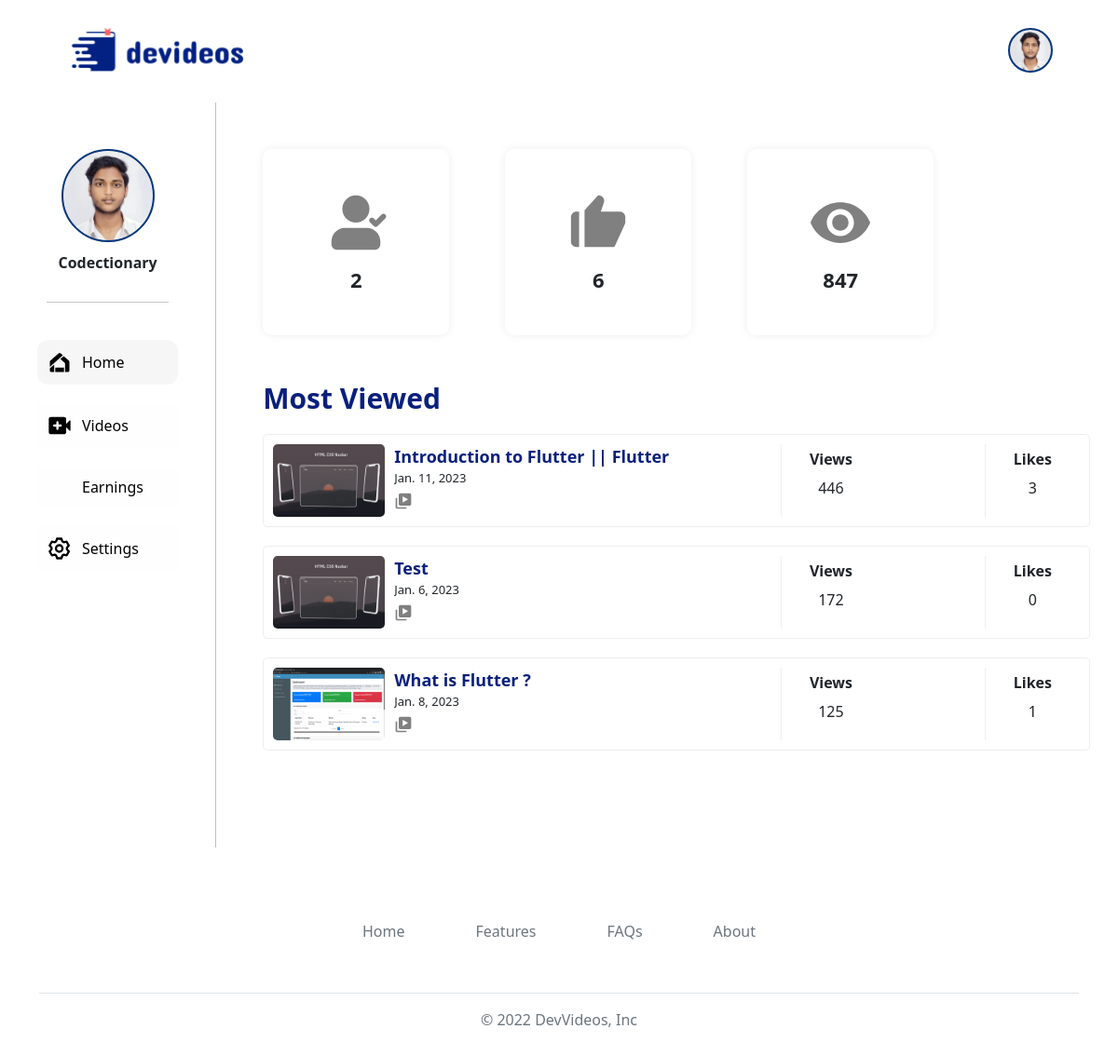
/studio (signed in), run on an earlier commit of the app's database.
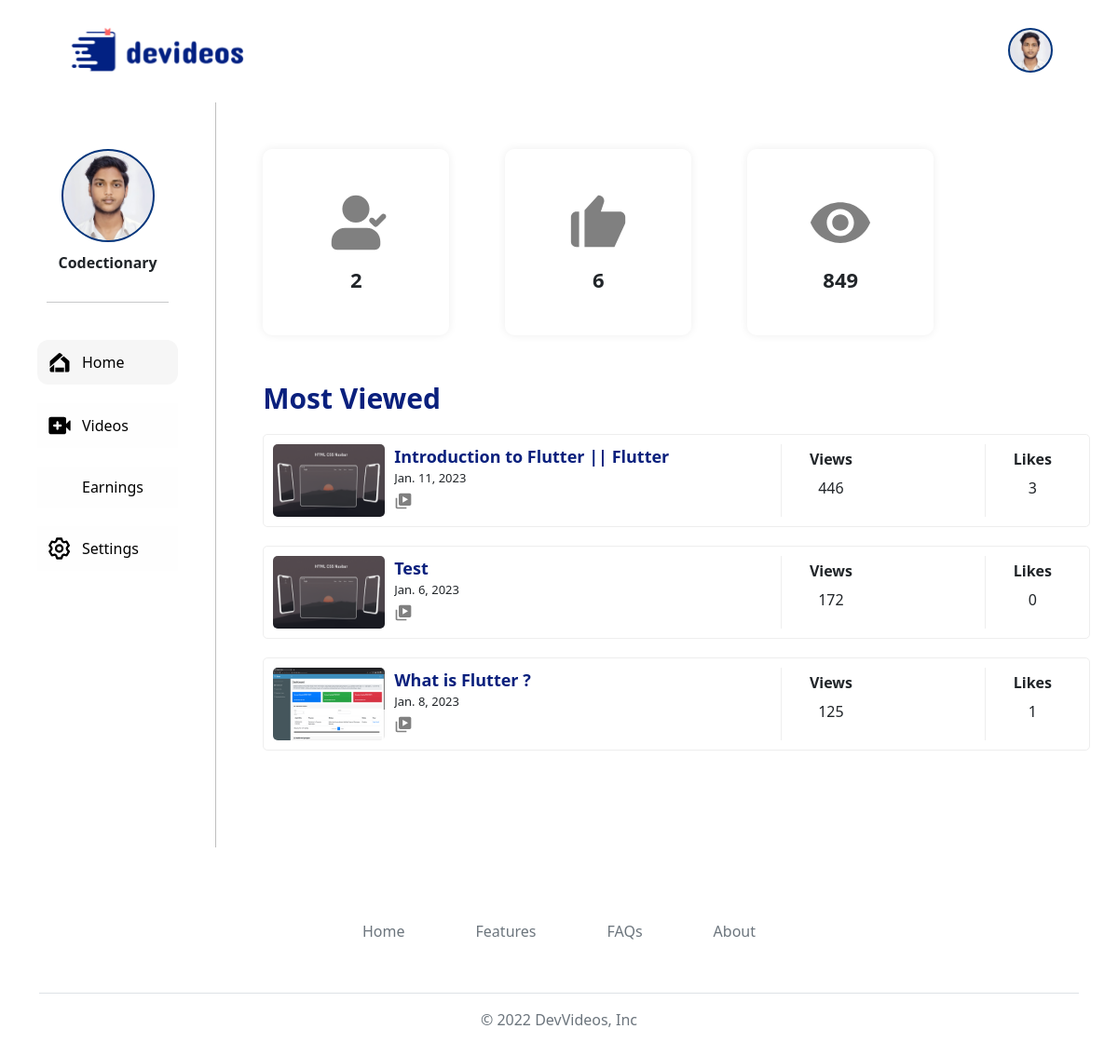
And on a later commit of the database.
### codectionaryapp/models.py (models this page shows, shortened)
class Creator(models.Model):
    email  = models.EmailField(unique=True);
    name  = models.CharField(max_length=100);
    channel_name  = models.CharField(max_length=100,unique=True);
    street_address  = models.CharField(max_length=100);
    country  = models.CharField(max_length=100);
    city  = models.CharField(max_length=100);
    zip_code  = models.IntegerField(default=00);
    date_of_birth  = models.DateField(auto_now=False, auto_now_add=False);
    channel_catagory  = models.CharField(max_length=100);
    channel_banner  = models.ImageField(upload_to='img/');
    channel_logo  = models.ImageField(upload_to='img/');
    about  = models.CharField(max_length=500);
    github  = models.CharField(max_length=500,default='')
    user = models.OneToOneField(User,on_delete= models.CASCADE, default='')
    date_joined = models.DateField(auto_now=True);

### codectionaryapp/views.py (the view)
# urls.py: path('studio', views.studio, name='studio'),
@login_required(login_url='/login')
def studio(request):
    user = Creator.objects.filter(user=request.user)
    if not user:
        return redirect('/updateprofile')
    else:
        content = []
        contents = Content.objects.filter(
            creator=user[0]).all().order_by('id').reverse()
        for con in contents:
            cont = {}
            view = View.objects.filter(content=con)
            like = Like.objects.filter(content=con)
            cont['views'] = len(view)
            cont['like'] = len(like)
            cont['content'] = con
            content.append(cont)
        creators = user
        view = 0
        likes = 0
        channel_owner = creators[0]
        contents = Content.objects.filter(creator=channel_owner).all()
        followers = Follower.objects.filter(follow_to=channel_owner).all()
        for cont in contents:
            li = Like.objects.filter(content= cont).all()
            vi = View.objects.filter(content= cont).all()
            view = view + len(vi)
            likes = likes + len(li)
        context = {'title': 'Creator Studio - Devideos',
                   'creator_profile': user[0], 'contents_uploaded': content, 'views': view, 'likes': likes, 'followers': len(followers)}
        return render(request, 'studio.html', context)

### templates/studio.html (shortened to what this page needs)
{% extends 'studioskeleton.html' %}
{% block home %}dr-selected{% endblock home %}
{% block body %}
<link rel="stylesheet" href="/static/css/videos.css">
<link rel="stylesheet" href="/static/css/studio-home.css">
<div class="show-case-std">
   <div class="followers-card">
        <img src="/static/img/follow.svg" alt="" srcset="">
        <b>{{followers}}</b>
   </div>
   <div class="followers-card">
        <img src="/static/img/like-not.svg" alt="" srcset="">
        <b>{{likes}}</b>
    </div>
    <div class="followers-card">
        <img src="/static/img/views.svg" alt="" srcset="">
        <b>{{views}}</b>
    </div>
</div>
<span class="h1">
    Most Viewed
</span>
    {% for video in contents_uploaded|dictsortreversed:"views"|slice:"3" %}
        <div class="content-tile tile-std">
            <div class="thumbdiv">
                <img src="/media/{{video.content.thumbnail}}">
                <div>
                    <div>
                        <b>{{video.content.title}}</b>
                    </div>
                    <p>{{video.content.date_uploaded}}</p>
                    <div>
                        <a href="/watch?content={{video.content.id}}"><img src="/static/img/videos.svg" class="eidtIcons"></a>
                    </div>
                </div>
            </div>
            <div class="view-sec">
                <b>
                    Views
                </b>
                <p>
                    {{video.views}}
                </p>
            </div>
            <div class="view-sec">
                <b>
                    Likes
                </b>
                <p>
                    {{video.like}}
                </p>
            </div>
        </div>
    {% endfor %}
{% endblock body %}

### templates/studioskeleton.html (shortened to what this page needs)
{% load socialaccount %}
{% load socialaccount %}
{% load static %}
<!DOCTYPE html>
<html>
  <head>
    <link rel="stylesheet" href="static/css/footers.css" />
    <link href="https://cdn.jsdelivr.net/npm/bootstrap@5.1.3/dist/css/bootstrap.min.css" rel="stylesheet">
    <link rel="stylesheet" href="static/css/navbar.css" />
    <link rel="stylesheet" href="/static/css/style.css">
    <link rel="stylesheet" href="/static/css/studio.css">
</head>
  <body>
    <nav class="navbar navbar-light navigation">
      <div class="container-fluid">
        <a href="/"> <img src="static/img/logo.svg" class="logo"></a>
        <div class="nav-footer">
          {% if request.user.is_authenticated %}
          {% if creator_profile %}
          <div class="nav-foot profile-photo" style="background-image:url('/media/{{creator_profile.channel_logo}}')" onclick="options()"></div>
          {% else %}
          <div class="nav-foot profile-photo" style="background-image:url('{{user.socialaccount_set.all.0.get_avatar_url}}')" onclick="options()"></div>
          {% endif %}          {% endif %}
        </div>
      </div>
    </nav>
    <div class="viewpoint">
      <div class="drawer">
        <a href="/profile/{{creator_profile.channel_name}}/"><div class="nav-foot profile-photo dr-photo" style="background-image:url(/media/{{creator_profile.channel_logo}})"></div> </a>
        <b class="dr-name">{{creator_profile.channel_name}}</b>
        <hr class="dr-divider">
        <a href="/studio"><div class="drawer-comp {% block home %}{% endblock home %}"> <img src="/static/img/home.svg" alt="" class="icon-drawer-comp "> <span class="title-drawer-comp">Home</span> </div></a>
        <a href="/videos"><div class="drawer-comp {% block videos %}{% endblock videos %}"> <img src="/static/img/st-videos.svg" alt="" class="icon-drawer-comp"><span class="title-drawer-comp">Videos</span> </div></a>
        <a href="/earning"><div class="drawer-comp {% block earnings %}{% endblock earnings %}"> <img src="/static/img/earning.svg" alt="" class="icon-drawer-comp"><span class="title-drawer-comp">Earnings</span> </div></a>
        <a href="/updateprofile"><div class="drawer-comp {% block settings %}{% endblock settings %}"> <img src="/static/img/setting.svg" alt="" class="icon-drawer-comp"> <span class="title-drawer-comp">Settings</span></div></a>
      </div>
      <div class="body">
        {% block body %}{% endblock body %}
      </div>
    </div>
    <div class="container">
        <footer class="py-3 my-4">
          <ul class="nav justify-content-center border-bottom pb-3 mb-3">
            <li class="nav-item"><a href="#" class="nav-link px-2 text-muted">Home</a></li>
            <li class="nav-item"><a href="#" class="nav-link px-2 text-muted">Features</a></li>
            <li class="nav-item"><a href="#" class="nav-link px-2 text-muted">FAQs</a></li>
            <li class="nav-item"><a href="#" class="nav-link px-2 text-muted">About</a></li>
          </ul>
          <p class="text-center text-muted">&copy; 2022 DevVideos, Inc</p>
        </footer>
      </div>
  </body>
</html>

What changed in the data, as far as the page shows it:
changed Creator "Codectionary": channel_logo: a different picture
Also different on the page:
{{ views }}: "847" → "849"
